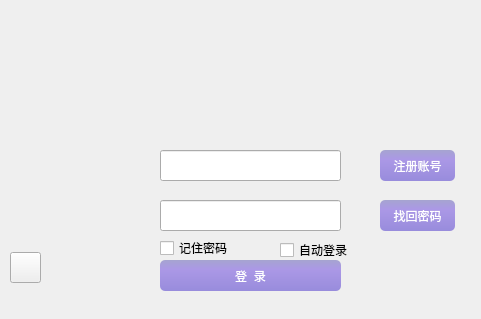
<?xml version="1.0" encoding="UTF-8"?>
<ui version="4.0">
 <class>MainWindow</class>
 <widget class="QMainWindow" name="MainWindow">
  <property name="geometry">
   <rect>
    <x>0</x>
    <y>0</y>
    <width>481</width>
    <height>319</height>
   </rect>
  </property>
  <property name="windowTitle">
   <string>MainWindow</string>
  </property>
  <property name="styleSheet">
   <string notr="true">/*QMainWindow{
	
	
	border-image:url(:/new/prefix2/Picture/backImg.JPG);
}*/</string>
  </property>
  <widget class="QWidget" name="centralWidget">
   <widget class="QLineEdit" name="lineEdit">
    <property name="geometry">
     <rect>
      <x>160</x>
      <y>200</y>
      <width>181</width>
      <height>31</height>
     </rect>
    </property>
    <property name="styleSheet">
     <string notr="true">QLineEdit:hover{
border-style:ooutset;
border-radius:10px;
padding:6px;
background-color: rgb(255, 255, 127);
		 
}</string>
    </property>
    <property name="echoMode">
     <enum>QLineEdit::Password</enum>
    </property>
   </widget>
   <widget class="QPushButton" name="pushButton_2">
    <property name="geometry">
     <rect>
      <x>380</x>
      <y>150</y>
      <width>75</width>
      <height>31</height>
     </rect>
    </property>
    <property name="styleSheet">
     <string notr="true">QPushButton{
            color: rgb(255, 255, 255);
            background: qlineargradient(x1:0, y1:0, x2:0, y2:1, stop:0 rgb(166,164,208), stop:0.3 rgb(171,152,230), stop:1 rgb(152,140,220));
            border:1px;
            border-radius:5px;
            padding:2px 4px;  
        }
QPushButton:hover{
            color: rgb(255, 255, 255); 
            background: qlineargradient(x1:0, y1:0, x2:0, y2:1, stop:0 rgb(130,120,226), stop:0.3 rgb(120,130,230), stop:1 rgb(125,140,226));
            border:1px;  
            border-radius:5px; 
            padding:2px 4px; 
        }        
QPushButton:pressed{    
            color: rgb(255, 255, 255); 
            background: qlineargradient(x1:0, y1:0, x2:0, y2:1, stop:0 rgb(240,156,121), stop:0.3 rgb(220,160,140), stop:1 rgb(230,140,120));  
            border:1px;  
            border-radius:5px;
            padding:2px 4px;
}</string>
    </property>
    <property name="text">
     <string>注册账号</string>
    </property>
   </widget>
   <widget class="QPushButton" name="pushButton_3">
    <property name="geometry">
     <rect>
      <x>380</x>
      <y>200</y>
      <width>75</width>
      <height>31</height>
     </rect>
    </property>
    <property name="styleSheet">
     <string notr="true">QPushButton{
            color: rgb(255, 255, 255);
            background: qlineargradient(x1:0, y1:0, x2:0, y2:1, stop:0 rgb(166,164,208), stop:0.3 rgb(171,152,230), stop:1 rgb(152,140,220));
            border:1px;
            border-radius:5px;
            padding:2px 4px;  
        }
QPushButton:hover{
            color: rgb(255, 255, 255); 
            background: qlineargradient(x1:0, y1:0, x2:0, y2:1, stop:0 rgb(130,120,226), stop:0.3 rgb(120,130,230), stop:1 rgb(125,140,226));
            border:1px;  
            border-radius:5px; 
            padding:2px 4px; 
        }        
QPushButton:pressed{    
            color: rgb(255, 255, 255); 
            background: qlineargradient(x1:0, y1:0, x2:0, y2:1, stop:0 rgb(240,156,121), stop:0.3 rgb(220,160,140), stop:1 rgb(230,140,120));  
            border:1px;  
            border-radius:5px;
            padding:2px 4px;
}</string>
    </property>
    <property name="text">
     <string>找回密码</string>
    </property>
   </widget>
   <widget class="QCheckBox" name="checkBox">
    <property name="geometry">
     <rect>
      <x>160</x>
      <y>240</y>
      <width>91</width>
      <height>16</height>
     </rect>
    </property>
    <property name="styleSheet">
     <string notr="true">QCheckBox:hover{color:rgb(255, 0, 0)}</string>
    </property>
    <property name="text">
     <string>记住密码</string>
    </property>
   </widget>
   <widget class="QCheckBox" name="checkBox_2">
    <property name="geometry">
     <rect>
      <x>280</x>
      <y>240</y>
      <width>101</width>
      <height>20</height>
     </rect>
    </property>
    <property name="styleSheet">
     <string notr="true">QCheckBox:hover{color:rgb(255, 0, 0)}</string>
    </property>
    <property name="text">
     <string>自动登录</string>
    </property>
   </widget>
   <widget class="QPushButton" name="pushButton_5">
    <property name="geometry">
     <rect>
      <x>160</x>
      <y>260</y>
      <width>181</width>
      <height>31</height>
     </rect>
    </property>
    <property name="styleSheet">
     <string notr="true">QPushButton:hover{
			color: rgb(255, 255, 255); 
            background: qlineargradient(x1:0, y1:0, x2:0, y2:1, stop:0 rgb(130,120,226), stop:0.3 rgb(120,130,230), stop:1 rgb(125,140,226));
            border:1px;  
            border-radius:5px; 
            padding:2px 4px;
}
QPushButton{
			color: rgb(255, 255, 255);
            background: qlineargradient(x1:0, y1:0, x2:0, y2:1, stop:0 rgb(166,164,208), stop:0.3 rgb(171,152,230), stop:1 rgb(152,140,220));
            border:1px;
            border-radius:5px; 
            padding:2px 4px;  
}
QPushButton:pressed{    
            color: rgb(255, 255, 255); 
            background: qlineargradient(x1:0, y1:0, x2:0, y2:1, stop:0 rgb(240,156,121), stop:0.3 rgb(220,160,140), stop:1 rgb(230,140,120));  
            border:1px;  
            border-radius:5px;
            padding:2px 4px; 
        }
</string>
    </property>
    <property name="text">
     <string>登  录</string>
    </property>
   </widget>
   <widget class="QPushButton" name="pushButton_6">
    <property name="geometry">
     <rect>
      <x>10</x>
      <y>252</y>
      <width>31</width>
      <height>31</height>
     </rect>
    </property>
    <property name="styleSheet">
     <string notr="true">QPushButton{
	
	border-image: url(:/new/prefix1/ziyuan/b4e6539c872c1b4db45852da774183b4.png);
}</string>
    </property>
    <property name="text">
     <string/>
    </property>
   </widget>
   <widget class="QLabel" name="label">
    <property name="geometry">
     <rect>
      <x>30</x>
      <y>150</y>
      <width>81</width>
      <height>81</height>
     </rect>
    </property>
    <property name="text">
     <string/>
    </property>
    <property name="pixmap">
     <pixmap>:/new/prefix1/ziyuan/HeadImage.png</pixmap>
    </property>
   </widget>
   <widget class="QLineEdit" name="lineEdit_2">
    <property name="geometry">
     <rect>
      <x>160</x>
      <y>150</y>
      <width>181</width>
      <height>31</height>
     </rect>
    </property>
    <property name="styleSheet">
     <string notr="true">QLineEdit:hover{
border-style:ooutset;
border-radius:10px;
padding:6px;
background-color: rgb(255, 255, 127);

		 
}</string>
    </property>
   </widget>
   <widget class="QLabel" name="label_2">
    <property name="geometry">
     <rect>
      <x>0</x>
      <y>0</y>
      <width>481</width>
      <height>141</height>
     </rect>
    </property>
    <property name="styleSheet">
     <string notr="true">QLabel{border-image:url(:/new/prefix1/Picture/sea.jpg);}</string>
    </property>
    <property name="text">
     <string/>
    </property>
   </widget>
  </widget>
 </widget>
 <layoutdefault spacing="6" margin="11"/>
 <resources/>
 <connections/>
</ui>
